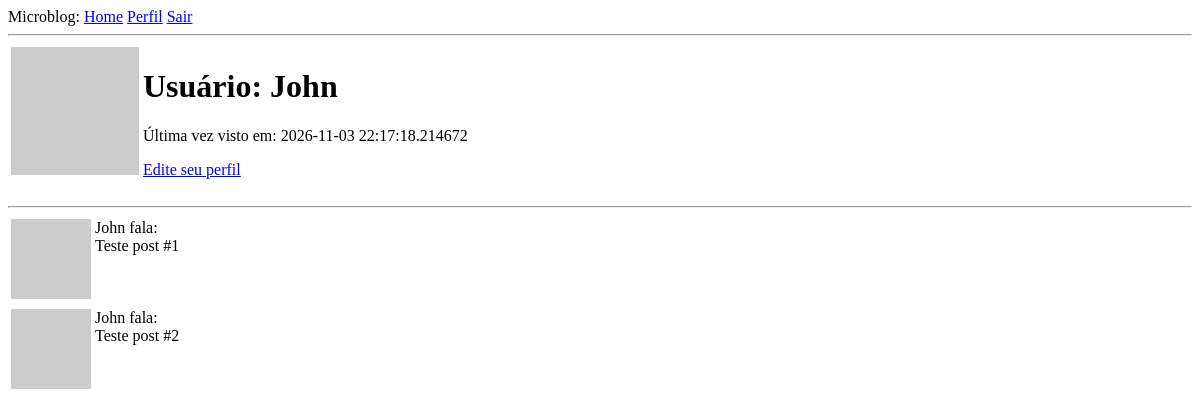
Page /usuario/John (signed in) on the earlier database version.
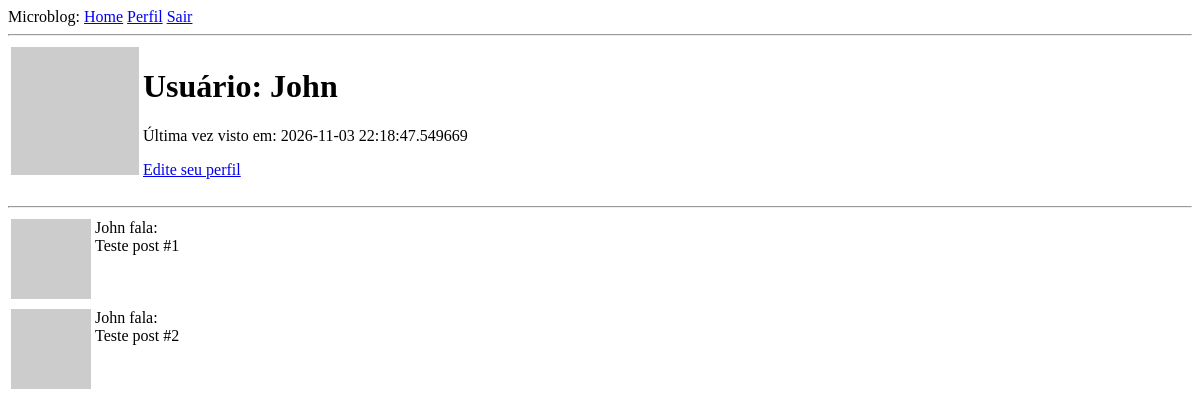
Same page on the later database version.
### app/models.py (models this page shows, shortened)
class User(UserMixin,database.Model):
    id: so.Mapped[int] = so.mapped_column(primary_key=True)
    username: so.Mapped[str] = so.mapped_column(sa.String(64), index=True,unique=True)
    email: so.Mapped[str] = so.mapped_column(sa.String(120), index=True,unique=True)
    pwd_has: so.Mapped[Optional[str]] = so.mapped_column(sa.String(256))
    posts: so.WriteOnlyMapped['Post'] = so.relationship(back_populates='author')
    about_me: so.Mapped[Optional[str]] = so.mapped_column(sa.String(140))
    last_seen: so.Mapped[Optional[datetime]] = so.mapped_column(default=lambda: datetime.now(timezone.utc))
    def avatar(self,size):
        digest = md5(self.email.lower().encode('utf-8')).hexdigest()
        return f'https://www.gravatar.com/avatar/{digest}?d=identicon&s={size}'

### app/routes.py (the view)
@flask_app.route('/usuario/<username>')
@login_required
def user(username):
    user = database.first_or_404(sa.select(User).where(User.username == username))
    posts = [
            {'author': user, 'body': 'Teste post #1'},
            {'author': user, 'body': 'Teste post #2'}
    ]
    return render_template('user.html',user=user,posts=posts)

### app/models.py (called while the page is built)
@login.user_loader
def load_user(id):
    return database.session.get(User, int(id))

### app/routes.py (called while the page is built)
@flask_app.before_request
def before_request():
    if current_user.is_authenticated:
        current_user.last_seen = datetime.now(timezone.utc)
        database.session.commit()

### app/templates/user.html (shortened to what this page needs)
{% extends "base.html" %}
{% block content %}
  <table>
    <tr valign="top">
      <td>
        <img src="{{ user.avatar(128) }}" alt="Avatar de {{ user.username }}" width="128" height="128">
      </td>
      <td>
        <h1>Usuário: {{ user.username }}</h1>
        {% if user.last_seen %}<p>Última vez visto em: {{ user.last_seen }}</p>{% endif %}
        {% if user == current_user %}
        <p><a href="{{ url_for('edit_profile')}}">Edite seu perfil</a></p>
        {% endif %}
      </td>
    </tr>
  </table>
  <hr>
  {% for post in posts %}
      {% include '_post.html' %}
  {% endfor %}
{% endblock %}

### app/templates/base.html (shortened to what this page needs)
<!doctype html>
<html>
<head>
</head>
<body>
  <div>
    Microblog:
    <a href="{{ url_for('index') }}">Home</a>
    {% if current_user.is_anonymous %}
    <a href="{{ url_for('login') }}">Entrar</a>
    {% else %}
    <a href="{{ url_for('user', username=current_user.username) }}">Perfil</a>
    <a href="{{ url_for('logout') }}">Sair</a>
    {% endif %}
  </div>
  <hr/>
  {% block content %}{% endblock %}
</body>
</html>

### app/templates/_post.html
<table>
  <tr valign="top">
      <td>
          <img src="{{ post.author.avatar(36) }}">
      </td>
      <td>
        {{ post.author.username }} fala:<br>{{ post.body }}
      </td>
  </tr>
</table>

Differences in the rows shown:
changed User "John": last_seen "2026-11-03 22:17:18.214672" → "2026-11-03 22:18:47.549669"
